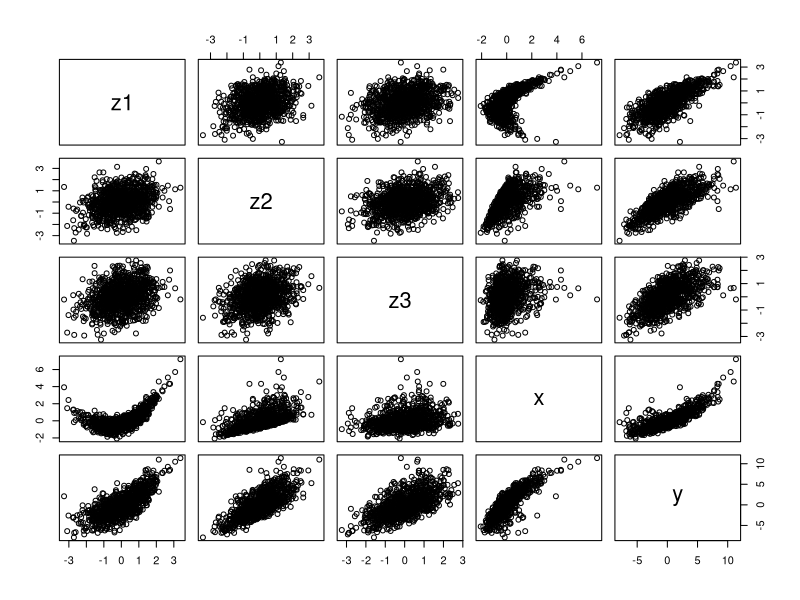
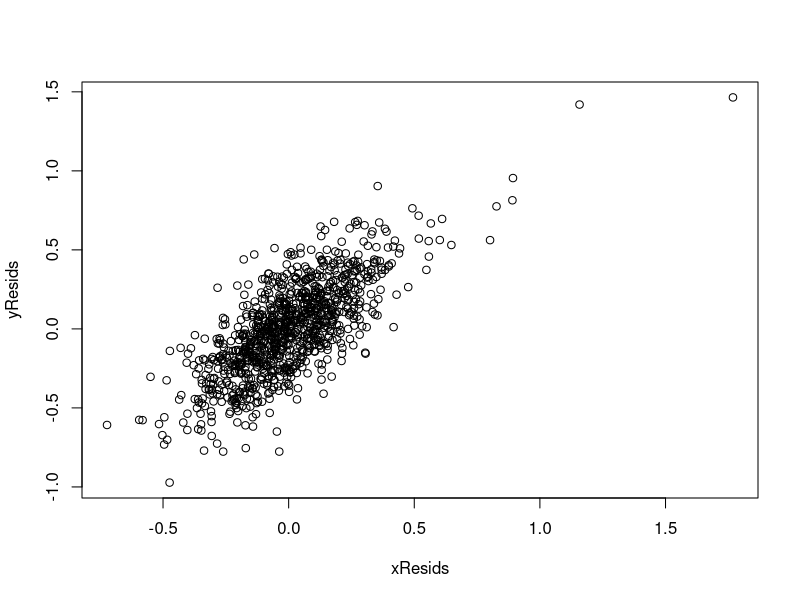

These figures' R source, in order:
## ---- chunk 1
  set.seed(12345)
  library(MASS)
  sigma2.e.x <- 4.7*3*0.01
  sigma2.e <- 7.3/2*0.01
  ## Z are the control variables or nuisance variables
  Z <- mvrnorm(1000, c(0,0,0),
             matrix(c(1,.3,.3,.3,1,.3,.3,.3,1), ncol=3),
             empirical=TRUE)
  ## X is the variable of interest that has a non-linear relationship to
  ## one of the elements in Z 
  X <- Z[,1] + Z[,1]^2 + Z[,2] + rnorm(1000, 0, sqrt(sigma2.e.x))

  df <- data.frame(z1 = Z[,1], z2=Z[,2], z3 = Z[,3], x=scale(X))
  ## make y a linear function of x and the z variables,
  ## so the theoretical coefficient on x is 1
  df$y <- with(df, z1 + z2 + z3 + x) + rnorm(1000, 0, sqrt(sigma2.e))
## ---- chunk 2
  pairs(df)
## ---- chunk 3
library(earth)
nuisanceFit <- earth(y ~ .-x, data = df)
yResids <- residuals(nuisanceFit)
## ---- chunk 4
nuisanceModelmatrix <- model.matrix(nuisanceFit)
xResids <- residuals(lm(x ~ nuisanceModelmatrix, data = df))
## ---- chunk 5
plot(yResids ~ xResids)
## ---- chunk 6
library(xtable); options(xtable.type = "html")
xtable(lm(yResids ~ xResids - 1))
